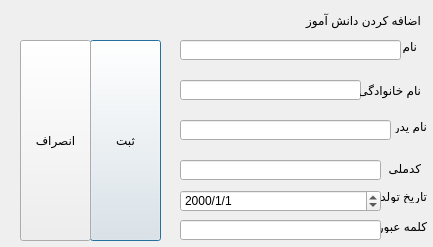
<?xml version="1.0" encoding="UTF-8"?>
<ui version="4.0">
 <class>Dialog</class>
 <widget class="QDialog" name="Dialog">
  <property name="geometry">
   <rect>
    <x>0</x>
    <y>0</y>
    <width>433</width>
    <height>247</height>
   </rect>
  </property>
  <property name="windowTitle">
   <string>Dialog</string>
  </property>
  <widget class="QLabel" name="label">
   <property name="geometry">
    <rect>
     <x>300</x>
     <y>10</y>
     <width>121</width>
     <height>20</height>
    </rect>
   </property>
   <property name="text">
    <string>اضافه کردن دانش آموز</string>
   </property>
  </widget>
  <widget class="QLabel" name="label_2">
   <property name="geometry">
    <rect>
     <x>370</x>
     <y>40</y>
     <width>47</width>
     <height>13</height>
    </rect>
   </property>
   <property name="text">
    <string>نام</string>
   </property>
  </widget>
  <widget class="QLineEdit" name="name">
   <property name="geometry">
    <rect>
     <x>180</x>
     <y>40</y>
     <width>221</width>
     <height>20</height>
    </rect>
   </property>
  </widget>
  <widget class="QLineEdit" name="family">
   <property name="geometry">
    <rect>
     <x>180</x>
     <y>80</y>
     <width>181</width>
     <height>20</height>
    </rect>
   </property>
  </widget>
  <widget class="QLabel" name="label_3">
   <property name="geometry">
    <rect>
     <x>360</x>
     <y>80</y>
     <width>61</width>
     <height>20</height>
    </rect>
   </property>
   <property name="text">
    <string>نام خانوادگی</string>
   </property>
  </widget>
  <widget class="QLabel" name="label_4">
   <property name="geometry">
    <rect>
     <x>380</x>
     <y>120</y>
     <width>47</width>
     <height>13</height>
    </rect>
   </property>
   <property name="text">
    <string>نام پدر</string>
   </property>
  </widget>
  <widget class="QLineEdit" name="dad">
   <property name="geometry">
    <rect>
     <x>180</x>
     <y>120</y>
     <width>211</width>
     <height>20</height>
    </rect>
   </property>
  </widget>
  <widget class="QLabel" name="label_5">
   <property name="geometry">
    <rect>
     <x>380</x>
     <y>160</y>
     <width>41</width>
     <height>16</height>
    </rect>
   </property>
   <property name="text">
    <string>کدملی</string>
   </property>
  </widget>
  <widget class="QLineEdit" name="code">
   <property name="geometry">
    <rect>
     <x>180</x>
     <y>160</y>
     <width>201</width>
     <height>20</height>
    </rect>
   </property>
  </widget>
  <widget class="QPushButton" name="submit">
   <property name="geometry">
    <rect>
     <x>90</x>
     <y>40</y>
     <width>71</width>
     <height>201</height>
    </rect>
   </property>
   <property name="text">
    <string>ثبت</string>
   </property>
  </widget>
  <widget class="QPushButton" name="closebtn">
   <property name="geometry">
    <rect>
     <x>20</x>
     <y>40</y>
     <width>71</width>
     <height>201</height>
    </rect>
   </property>
   <property name="text">
    <string>انصراف</string>
   </property>
  </widget>
  <widget class="QLabel" name="label_6">
   <property name="geometry">
    <rect>
     <x>380</x>
     <y>190</y>
     <width>47</width>
     <height>13</height>
    </rect>
   </property>
   <property name="text">
    <string>تاریخ تولد</string>
   </property>
  </widget>
  <widget class="QDateEdit" name="date">
   <property name="geometry">
    <rect>
     <x>180</x>
     <y>190</y>
     <width>201</width>
     <height>22</height>
    </rect>
   </property>
   <property name="alignment">
    <set>Qt::AlignLeading|Qt::AlignLeft|Qt::AlignVCenter</set>
   </property>
   <property name="displayFormat">
    <string>yyyy/M/d</string>
   </property>
  </widget>
  <widget class="QLabel" name="label_7">
   <property name="geometry">
    <rect>
     <x>380</x>
     <y>220</y>
     <width>47</width>
     <height>13</height>
    </rect>
   </property>
   <property name="text">
    <string>کلمه عبور</string>
   </property>
  </widget>
  <widget class="QLineEdit" name="password">
   <property name="geometry">
    <rect>
     <x>180</x>
     <y>220</y>
     <width>201</width>
     <height>20</height>
    </rect>
   </property>
   <property name="text">
    <string/>
   </property>
  </widget>
 </widget>
 <resources/>
 <connections/>
</ui>
